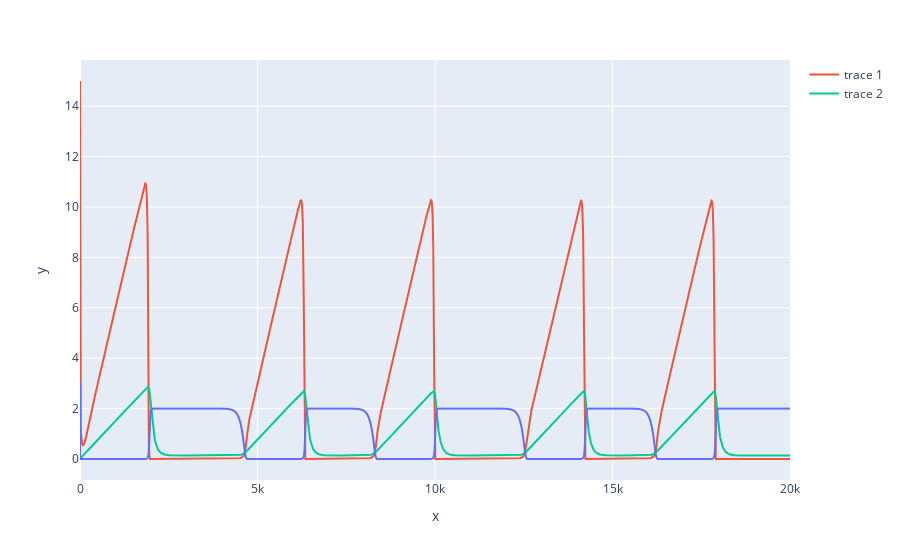

This figure's notebook cell:
### Code cell
y = sp.integrate.odeint(f_calc_v, y0, np.linspace(0, 1500, 20000, endpoint=True), full_output=False)
# y = np.clip(y, None, 1e6)
px.line(y=y[:,0]).add_trace(go.Scatter(y=y[:,1])).add_trace(go.Scatter(y=y[:,2]))

### Figure 1 — Plotly figure (JSON) as saved in the notebook; plotly's stock layout.template omitted (floating-point values rounded to 4 significant figures; data arrays with more than 128 entries replaced by an {"elided": "..."} marker saying what was removed)
{"data": [{"hovertemplate": "x=%{x}<br>y=%{y}<extra></extra>", "legendgroup": "", "line": {"color": "#636efa", "dash": "solid"}, "marker": {"symbol": "circle"}, "mode": "lines", "name": "", "showlegend": false, "type": "scattergl", "x": {"elided": "20000 int values"}, "xaxis": "x", "y": {"elided": "20000 float values"}, "yaxis": "y"}, {"type": "scatter", "y": {"elided": "20000 float values"}}, {"type": "scatter", "y": {"elided": "20000 float values"}}], "layout": {"legend": {"tracegroupgap": 0}, "margin": {"t": 60}, "xaxis": {"anchor": "y", "domain": [0, 1], "title": {"text": "x"}}, "yaxis": {"anchor": "x", "domain": [0, 1], "title": {"text": "y"}}}}
